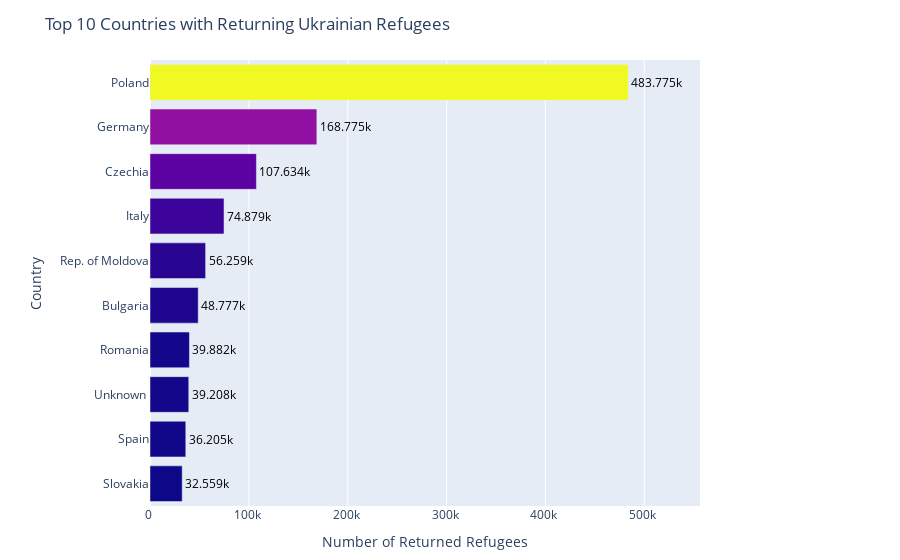

The code cell stored with this chart in its notebook:
### Code cell
def plot_top_returned_refugees(data):
    """
    Creates a horizontal bar plot of top 10 countries by returned refugee count.
    """
    # Aggregate and sort return data
    top_countries = (
        data.groupby(['asylum_country', 'asylum_country_iso'], as_index=False)
        .agg(total_returns=('returned_refugees', 'sum'))
        .sort_values('total_returns', ascending=False)
        .head(10)
        .sort_values('total_returns', ascending=True)
    )

    # Create plot with SI formatting
    fig = px.bar(
        top_countries,
        x='total_returns',
        y='asylum_country',
        orientation='h',
        text='total_returns',
        hover_data={'asylum_country_iso': True, 'total_returns': ':,', 'asylum_country': False},
        color='total_returns',
        color_continuous_scale=px.colors.sequential.Plasma,
        title='Top 10 Countries with Returning Ukrainian Refugees',
        labels={'total_returns': 'Number of Returned Refugees', 'asylum_country': 'Country'}
    )

    # Customize layout
    max_returns = top_countries['total_returns'].max()
    fig.update_layout(
        margin={"r": 200, "t": 60, "l": 150, "b": 40},
        coloraxis_showscale=False,
        yaxis={'categoryorder': 'total ascending'},
        xaxis={
            'showgrid': True,
            'ticksuffix': ' ',
            'tickformat': '~s',
            'range': [0, max_returns * 1.15]
        },
        hoverlabel={'bgcolor': 'white'}
    )

    # Format numbers and text
    fig.update_traces(
        texttemplate='%{text:~s}',
        textposition='outside',
        textfont_size=12,
        hovertemplate='<b>%{y}</b> (%{customdata[0]})<br>Returned Refugees: %{x:,}<extra></extra>',
        textfont_color='black'
    )

    # Save and show
    fig.show()
    fig.write_image('img/top_10_returned_refugees.png',
                   scale=2,
                   width=1600,
                   height=800)

plot_top_returned_refugees(ua_displacement_cleaned)

### Figure 1 — Plotly figure (JSON) as saved in the notebook; plotly's stock layout.template omitted (floating-point values rounded to 4 significant figures)
{"data": [{"alignmentgroup": "True", "customdata": [["SVK"], ["ESP"], ["UNK"], ["ROU"], ["BGR"], ["MDA"], ["ITA"], ["CZE"], ["DEU"], ["POL"]], "hovertemplate": "<b>%{y}</b> (%{customdata[0]})<br>Returned Refugees: %{x:,}<extra></extra>", "legendgroup": "", "marker": {"color": [32559, 36205, 39208, 39882, 48777, 56259, 74879, 107634, 168775, 483775], "coloraxis": "coloraxis", "pattern": {"shape": ""}}, "name": "", "offsetgroup": "", "orientation": "h", "showlegend": false, "text": [32559, 36205, 39208, 39882, 48777, 56259, 74879, 107634, 168775, 483775], "textfont": {"color": "black", "size": 12}, "textposition": "outside", "texttemplate": "%{text:~s}", "type": "bar", "x": [32559, 36205, 39208, 39882, 48777, 56259, 74879, 107634, 168775, 483775], "xaxis": "x", "y": ["Slovakia", "Spain", "Unknown ", "Romania", "Bulgaria", "Rep. of Moldova", "Italy", "Czechia", "Germany", "Poland"], "yaxis": "y"}], "layout": {"barmode": "relative", "coloraxis": {"colorbar": {"title": {"text": "Number of Returned Refugees"}}, "colorscale": [[0, "#0d0887"], [0.1111, "#46039f"], [0.2222, "#7201a8"], [0.3333, "#9c179e"], [0.4444, "#bd3786"], [0.5556, "#d8576b"], [0.6667, "#ed7953"], [0.7778, "#fb9f3a"], [0.8889, "#fdca26"], [1, "#f0f921"]], "showscale": false}, "hoverlabel": {"bgcolor": "white"}, "legend": {"tracegroupgap": 0}, "margin": {"b": 40, "l": 150, "r": 200, "t": 60}, "title": {"text": "Top 10 Countries with Returning Ukrainian Refugees"}, "xaxis": {"anchor": "y", "domain": [0, 1], "range": [0, 556300.0], "showgrid": true, "tickformat": "~s", "ticksuffix": " ", "title": {"text": "Number of Returned Refugees"}}, "yaxis": {"anchor": "x", "categoryorder": "total ascending", "domain": [0, 1], "title": {"text": "Country"}}}}
